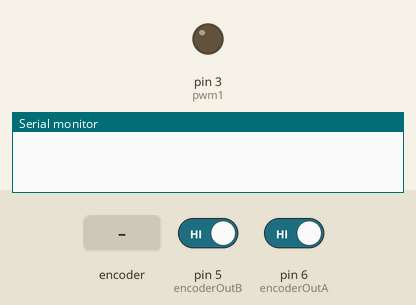
Simulated run of this sketch. Board: Arduino Uno, built with avr-gcc and run on an emulated ATmega328P. Shown: output pins drawn as LEDs (lit = HIGH), the last lines printed to the serial monitor. The inputs (shaded band) are chosen by the test bench; at power-on: pin 5 (encoderOutB) HIGH, pin 6 (encoderOutA) HIGH.

Above: at 1.2 s.
1.3 s: rotary encoder on pin 6 (encoderOutA) / pin 5 (encoderOutB) turned 1 step (first pin leading)
At 1.7 s:
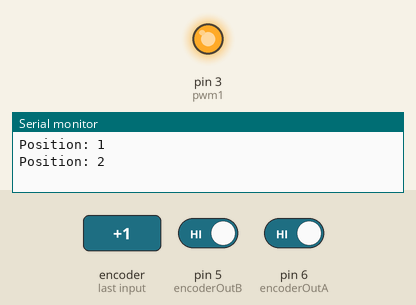
Timing chart, 0 to 4.3 s (numbered marks = the images above; inputs shaded):
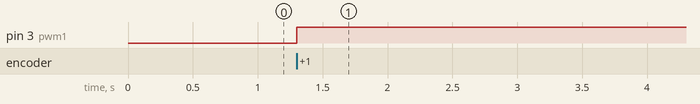

The sketch:

rotary_encoderpwm_example.ino
```cpp
// This is a code to control a pwm pin with rotary encoder.
#define encoderOutA 6 // CLK
#define encoderOutB 5 // DT
const int pwm1 = 3; // the pwm pin
int counter = 0;
int State;
int old_State;
void setup() {
  pinMode(pwm1,OUTPUT);
pinMode (encoderOutA, INPUT);
pinMode (encoderOutB, INPUT);
Serial.begin (9600);
//Read First Position of Channel A
old_State = digitalRead(encoderOutA);
}
void loop() {
  digitalWrite(pwm1,counter);
State = digitalRead(encoderOutA);
if (State != old_State)
{
if (digitalRead(encoderOutB) != State)
{
counter ++;
}
else {
counter --;
}
Serial.print("Position: ");
Serial.println(counter);
}
old_State = State; // the first position was changed
}
```

Measured:
- after the input at 1.3 s, pin 3 (pwm1): LOW → HIGH at once
